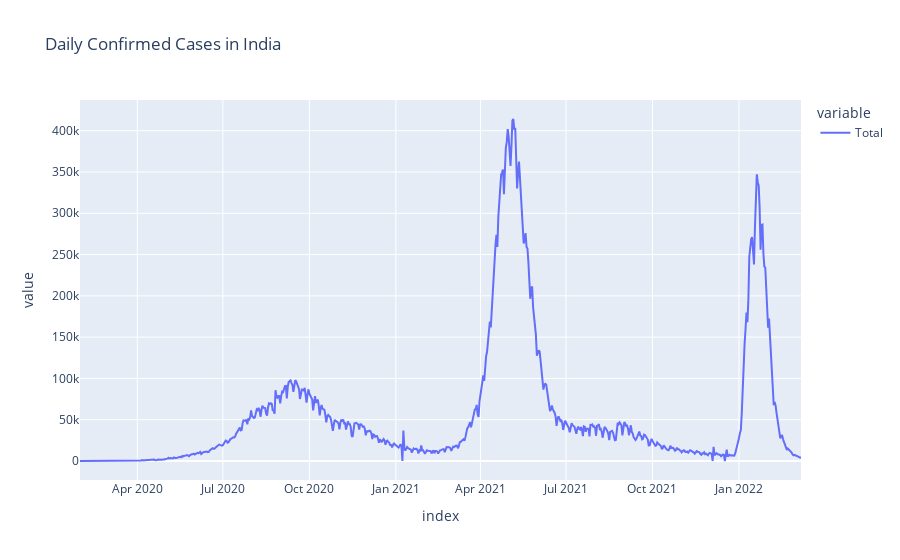

Source (notebook cell):
### Code cell
# plotting our daily cases
px.line(confirmed_daily, title="Daily Confirmed Cases in India")

### Figure 1 — Plotly figure (JSON) as saved in the notebook; plotly's stock layout.template omitted (floating-point values rounded to 4 significant figures; data arrays with more than 128 entries replaced by an {"elided": "..."} marker saying what was removed)
{"data": [{"hovertemplate": "variable=Total<br>index=%{x}<br>value=%{y}<extra></extra>", "legendgroup": "Total", "line": {"color": "#636efa", "dash": "solid"}, "marker": {"symbol": "circle"}, "mode": "lines", "name": "Total", "orientation": "v", "showlegend": true, "type": "scatter", "x": {"elided": "768 str values"}, "xaxis": "x", "y": {"elided": "768 int values"}, "yaxis": "y"}], "layout": {"legend": {"title": {"text": "variable"}, "tracegroupgap": 0}, "title": {"text": "Daily Confirmed Cases in India"}, "xaxis": {"anchor": "y", "domain": [0, 1], "title": {"text": "index"}}, "yaxis": {"anchor": "x", "domain": [0, 1], "title": {"text": "value"}}}}
